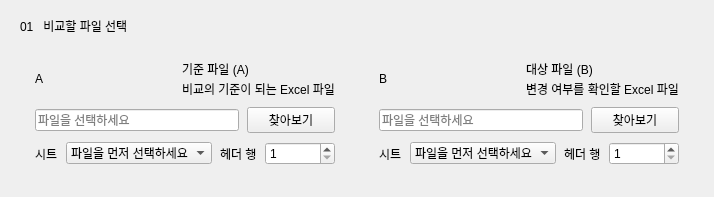
                <widget class="QFrame" name="cardFiles">
                  <layout class="QVBoxLayout" name="cardFilesLayout">
                    <property name="spacing">
                      <number>13</number>
                    </property>
                    <property name="leftMargin">
                      <number>20</number>
                    </property>
                    <property name="topMargin">
                      <number>17</number>
                    </property>
                    <property name="rightMargin">
                      <number>20</number>
                    </property>
                    <property name="bottomMargin">
                      <number>18</number>
                    </property>
                    <item>
                      <widget class="QLabel" name="sectionFiles">
                        <property name="text">
                          <string>01   비교할 파일 선택</string>
                        </property>
                      </widget>
                    </item>
                    <item>
                      <layout class="QHBoxLayout" name="filesRow">
                        <property name="spacing">
                          <number>14</number>
                        </property>
                        <property name="leftMargin">
                          <number>0</number>
                        </property>
                        <property name="topMargin">
                          <number>0</number>
                        </property>
                        <property name="rightMargin">
                          <number>0</number>
                        </property>
                        <property name="bottomMargin">
                          <number>0</number>
                        </property>
                        <item>
                          <widget class="QFrame" name="fileA">
                            <layout class="QVBoxLayout" name="fileALayout">
                              <property name="spacing">
                                <number>9</number>
                              </property>
                              <property name="leftMargin">
                                <number>15</number>
                              </property>
                              <property name="topMargin">
                                <number>12</number>
                              </property>
                              <property name="rightMargin">
                                <number>15</number>
                              </property>
                              <property name="bottomMargin">
                                <number>14</number>
                              </property>
                              <item>
                                <layout class="QHBoxLayout" name="fileTopA">
                                  <property name="spacing">
                                    <number>8</number>
                                  </property>
                                  <property name="leftMargin">
                                    <number>0</number>
                                  </property>
                                  <property name="topMargin">
                                    <number>0</number>
                                  </property>
                                  <property name="rightMargin">
                                    <number>0</number>
                                  </property>
                                  <property name="bottomMargin">
                                    <number>0</number>
                                  </property>
                                  <item>
                                    <widget class="QLabel" name="fileBadgeA">
                                      <property name="text">
                                        <string>A</string>
                                      </property>
                                    </widget>
                                  </item>
                                  <item>
                                    <layout class="QVBoxLayout" name="fileInfoA">
                                      <property name="spacing">
                                        <number>2</number>
                                      </property>
                                      <property name="leftMargin">
                                        <number>0</number>
                                      </property>
                                      <property name="topMargin">
                                        <number>0</number>
                                      </property>
                                      <property name="rightMargin">
                                        <number>0</number>
                                      </property>
                                      <property name="bottomMargin">
                                        <number>0</number>
                                      </property>
                                      <item>
                                        <widget class="QLabel" name="fileTitleA">
                                          <property name="text">
                                            <string>기준 파일 (A)</string>
                                          </property>
                                        </widget>
                                      </item>
                                      <item>
                                        <widget class="QLabel" name="fileDescA">
                                          <property name="text">
                                            <string>비교의 기준이 되는 Excel 파일</string>
                                          </property>
                                        </widget>
                                      </item>
                                    </layout>
                                  </item>
                                </layout>
                              </item>
                              <item>
                                <layout class="QHBoxLayout" name="pickA">
                                  <property name="spacing">
                                    <number>8</number>
                                  </property>
                                  <property name="leftMargin">
                                    <number>0</number>
                                  </property>
                                  <property name="topMargin">
                                    <number>0</number>
                                  </property>
                                  <property name="rightMargin">
                                    <number>0</number>
                                  </property>
                                  <property name="bottomMargin">
                                    <number>0</number>
                                  </property>
                                  <item>
                                    <widget class="QLineEdit" name="editPathA">
                                      <property name="placeholderText">
                                        <string>파일을 선택하세요</string>
                                      </property>
                                      <property name="readOnly">
                                        <bool>true</bool>
                                      </property>
                                    </widget>
                                  </item>
                                  <item>
                                    <widget class="QPushButton" name="btnFileA">
                                      <property name="text">
                                        <string>찾아보기</string>
                                      </property>
                                      <property name="minimumSize">
                                        <size>
                                          <width>88</width>
                                          <height>0</height>
                                        </size>
                                      </property>
                                    </widget>
                                  </item>
                                </layout>
                              </item>
                              <item>
                                <layout class="QHBoxLayout" name="sheetRowA">
                                  <property name="spacing">
                                    <number>8</number>
                                  </property>
                                  <property name="leftMargin">
                                    <number>0</number>
                                  </property>
                                  <property name="topMargin">
                                    <number>0</number>
                                  </property>
                                  <property name="rightMargin">
                                    <number>0</number>
                                  </property>
                                  <property name="bottomMargin">
                                    <number>0</number>
                                  </property>
                                  <item>
                                    <widget class="QLabel" name="labelSheetA">
                                      <property name="text">
                                        <string>시트</string>
                                      </property>
                                    </widget>
                                  </item>
                                  <item>
                                    <widget class="QComboBox" name="comboSheetA">
                                      <item>
                                        <property name="text">
                                          <string>파일을 먼저 선택하세요</string>
                                        </property>
                                      </item>
                                    </widget>
                                  </item>
                                  <item>
                                    <widget class="QLabel" name="labelHeaderA">
                                      <property name="text">
                                        <string>헤더 행</string>
                                      </property>
                                    </widget>
                                  </item>
                                  <item>
                                    <widget class="QSpinBox" name="spinHeaderA">
                                      <property name="minimum">
                                        <number>1</number>
                                      </property>
                                      <property name="maximum">
                                        <number>100</number>
                                      </property>
                                      <property name="value">
                                        <number>1</number>
                                      </property>
                                      <property name="minimumSize">
                                        <size>
                                          <width>70</width>
                                          <height>0</height>
                                        </size>
                                      </property>
                                    </widget>
                                  </item>
                                </layout>
                              </item>
                            </layout>
                          </widget>
                        </item>
                        <item>
                          <widget class="QFrame" name="fileB">
                            <layout class="QVBoxLayout" name="fileBLayout">
                              <property name="spacing">
                                <number>9</number>
                              </property>
                              <property name="leftMargin">
                                <number>15</number>
                              </property>
                              <property name="topMargin">
                                <number>12</number>
                              </property>
                              <property name="rightMargin">
                                <number>15</number>
                              </property>
                              <property name="bottomMargin">
                                <number>14</number>
                              </property>
                              <item>
                                <layout class="QHBoxLayout" name="fileTopB">
                                  <property name="spacing">
                                    <number>8</number>
                                  </property>
                                  <property name="leftMargin">
                                    <number>0</number>
                                  </property>
                                  <property name="topMargin">
                                    <number>0</number>
                                  </property>
                                  <property name="rightMargin">
                                    <number>0</number>
                                  </property>
                                  <property name="bottomMargin">
                                    <number>0</number>
                                  </property>
                                  <item>
                                    <widget class="QLabel" name="fileBadgeB">
                                      <property name="text">
                                        <string>B</string>
                                      </property>
                                    </widget>
                                  </item>
                                  <item>
                                    <layout class="QVBoxLayout" name="fileInfoB">
                                      <property name="spacing">
                                        <number>2</number>
                                      </property>
                                      <property name="leftMargin">
                                        <number>0</number>
                                      </property>
                                      <property name="topMargin">
                                        <number>0</number>
                                      </property>
                                      <property name="rightMargin">
                                        <number>0</number>
                                      </property>
                                      <property name="bottomMargin">
                                        <number>0</number>
                                      </property>
                                      <item>
                                        <widget class="QLabel" name="fileTitleB">
                                          <property name="text">
                                            <string>대상 파일 (B)</string>
                                          </property>
                                        </widget>
                                      </item>
                                      <item>
                                        <widget class="QLabel" name="fileDescB">
                                          <property name="text">
                                            <string>변경 여부를 확인할 Excel 파일</string>
                                          </property>
                                        </widget>
                                      </item>
                                    </layout>
                                  </item>
                                </layout>
                              </item>
                              <item>
                                <layout class="QHBoxLayout" name="pickB">
                                  <property name="spacing">
                                    <number>8</number>
                                  </property>
                                  <property name="leftMargin">
                                    <number>0</number>
                                  </property>
                                  <property name="topMargin">
                                    <number>0</number>
                                  </property>
                                  <property name="rightMargin">
                                    <number>0</number>
                                  </property>
                                  <property name="bottomMargin">
                                    <number>0</number>
                                  </property>
                                  <item>
                                    <widget class="QLineEdit" name="editPathB">
                                      <property name="placeholderText">
                                        <string>파일을 선택하세요</string>
                                      </property>
                                      <property name="readOnly">
                                        <bool>true</bool>
                                      </property>
                                    </widget>
                                  </item>
                                  <item>
                                    <widget class="QPushButton" name="btnFileB">
                                      <property name="text">
                                        <string>찾아보기</string>
                                      </property>
                                      <property name="minimumSize">
                                        <size>
                                          <width>88</width>
                                          <height>0</height>
                                        </size>
                                      </property>
                                    </widget>
                                  </item>
                                </layout>
                              </item>
                              <item>
                                <layout class="QHBoxLayout" name="sheetRowB">
                                  <property name="spacing">
                                    <number>8</number>
                                  </property>
                                  <property name="leftMargin">
                                    <number>0</number>
                                  </property>
                                  <property name="topMargin">
                                    <number>0</number>
                                  </property>
                                  <property name="rightMargin">
                                    <number>0</number>
                                  </property>
                                  <property name="bottomMargin">
                                    <number>0</number>
                                  </property>
                                  <item>
                                    <widget class="QLabel" name="labelSheetB">
                                      <property name="text">
                                        <string>시트</string>
                                      </property>
                                    </widget>
                                  </item>
                                  <item>
                                    <widget class="QComboBox" name="comboSheetB">
                                      <item>
                                        <property name="text">
                                          <string>파일을 먼저 선택하세요</string>
                                        </property>
                                      </item>
                                    </widget>
                                  </item>
                                  <item>
                                    <widget class="QLabel" name="labelHeaderB">
                                      <property name="text">
                                        <string>헤더 행</string>
                                      </property>
                                    </widget>
                                  </item>
                                  <item>
                                    <widget class="QSpinBox" name="spinHeaderB">
                                      <property name="minimum">
                                        <number>1</number>
                                      </property>
                                      <property name="maximum">
                                        <number>100</number>
                                      </property>
                                      <property name="value">
                                        <number>1</number>
                                      </property>
                                      <property name="minimumSize">
                                        <size>
                                          <width>70</width>
                                          <height>0</height>
                                        </size>
                                      </property>
                                    </widget>
                                  </item>
                                </layout>
                              </item>
                            </layout>
                          </widget>
                        </item>
                      </layout>
                    </item>
                  </layout>
                </widget>
